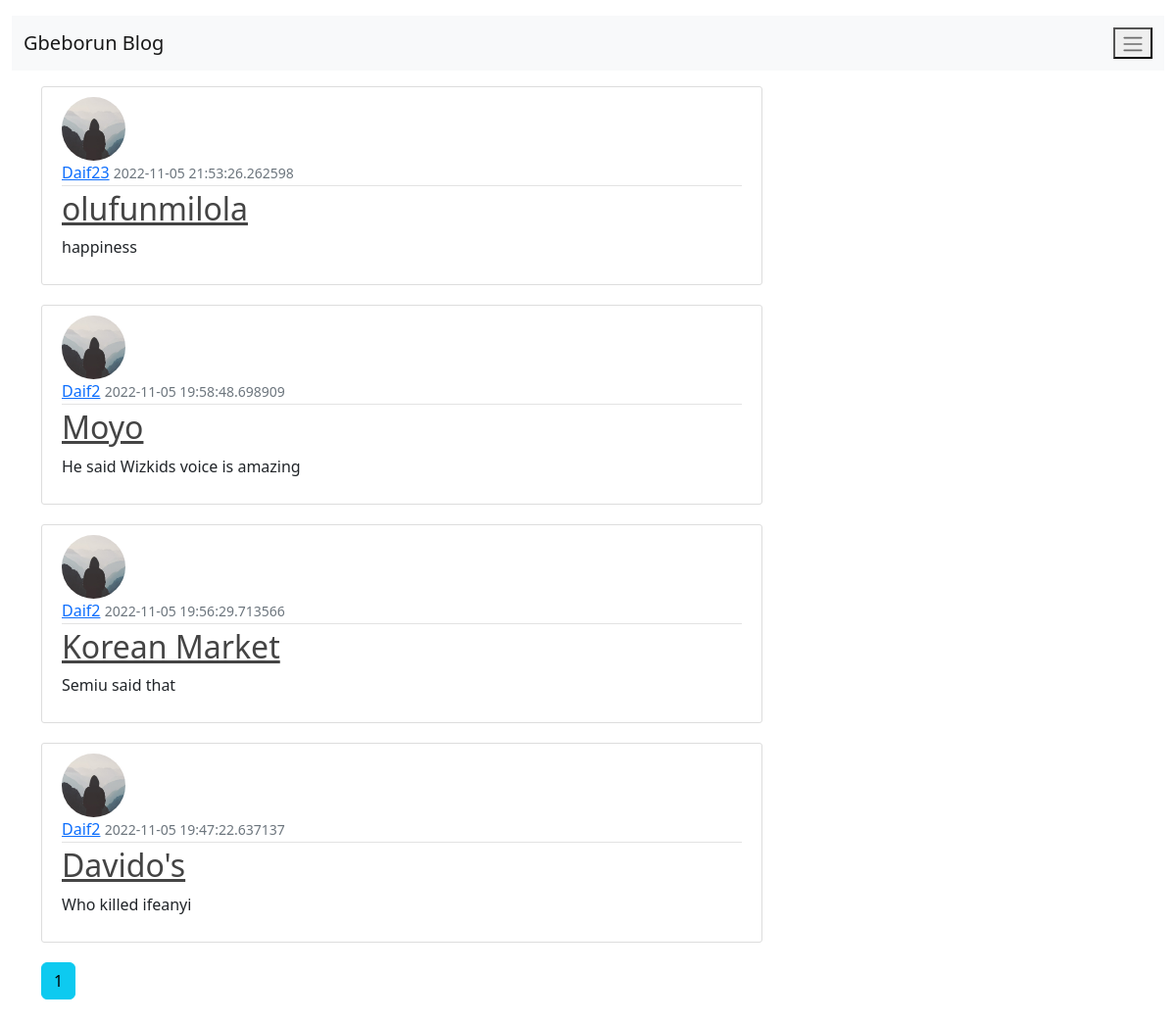
The page /home on the database its author committed.
### project/models.py (models this page shows, shortened)
class News(db.Model):
    id = db.Column(db.Integer(), primary_key=True)
    title = db.Column(db.String(100), nullable=False)
    date_posted = db.Column(db.String(), nullable=False, default=datetime.utcnow)
    content = db.Column(db.Text, nullable=False)
    user_id = db.Column(db.Integer(), db.ForeignKey("user.id"), nullable=False)

class User(db.Model, UserMixin):
    id = db.Column(db.Integer(), primary_key=True)
    username = db.Column(db.String(20), unique=True, nullable=False)
    email = db.Column(db.String(120), unique=True, nullable=False)
    image_file = db.Column(db.String(20), nullable=False, default="default.jpg")
    password = db.Column(db.String(60), nullable=False)
    news = db.relationship("News", backref="author", lazy=True)

### project/routes.py (the view)
@app.route("/")
@app.route("/home")
def home():
    page = request.args.get('page', 1, type=int)
    news = News.query.order_by(News.date_posted.desc()).paginate(page=page, per_page=5)
    return render_template("home.html", news=news)

### project/templates/home.html (shortened to what this page needs)
{% extends 'base.html' %}
{% block content %}
    {% for new in news.items %}
        <article class="media content-section">
            <img src="{{ url_for('static', filename='profile_pics/' + new.author.image_file) }}" class="rounded-circle article-img" alt="">
            <div class="media-body">
                <div class="article-metadata">
                    <a class="mr-2" href="{{ url_for('user_posts', username=new.author.username) }}">{{ new.author.username }}</a>
                    <small class="text-muted">{{ new.date_posted }}</small>
                </div>
                <h2><a class="article-title" href="{{ url_for('post', post_id=new.id) }}">{{ new.title }}</a></h2>
                <p class="article-content">{{ new.content }}</p>
            </div>
        </article>
    {% endfor %}
    {% for page_num in news.iter_pages(left_edge=1, right_edge=1, left_current=1, right_current=2) %}
        {% if page_num %}
            {% if news.page == page_num %}
                <a class="btn btn-info mb-4" href="{{ url_for('user_posts',username=current_user.username, page=page_num) }}">{{ page_num }}</a>
            {% else %}
                <a class="btn btn-outline-info mb-4" href="{{ url_for('user_posts',username=current_user.username, page=page_num) }}">{{ page_num }}</a>
            {%endif%}
        {%endif%}
    {% endfor %}
{% endblock %}

### project/templates/base.html (shortened to what this page needs)
<!doctype html>
<html lang="en">
  <head>
    <link rel="stylesheet" type="text/css" href="{{ url_for('static', filename='main.css') }}">
    <link href="https://cdn.jsdelivr.net/npm/bootstrap@5.2.1/dist/css/bootstrap.min.css" rel="stylesheet">
  </head>
  <body>
      <div class="container-fluid mt-3">
        <nav class="navbar navbar-expand-lg bg-light">
          <div class="container-fluid">
            <a class="navbar-brand" href="#">Gbeborun Blog</a>
            <button class="toggle" type="button" data-bs-toggle="offcanvas" data-bs-target="#demo" aria-controls="navbarNavAltMarkup" aria-expanded="flase" aria-label="Toggle navigation">
              <span class="navbar-toggler-icon"></span>
            </button>
          </div>
        </nav>
      </div>
    <main class="container mt-3" role="main">
      <div class="row">
        <div class="col-md-8">
            {% block content %}{% endblock %}
        </div>
    </main>
  </body>
</html>

### project/static/main.css (style rules this page uses)
body { background: #fafafa; color: #333333; margin-top: 5rem; }
h1, h2, h3, h4, h5, h6 { color: #444444; }
.content-section { background: #ffffff; padding: 10px 20px; border: 1px solid #dddddd; border-radius: 3px; margin-bottom: 20px; }
.article-title { color: #444444; }
.article-content { white-space: pre-line; }
.article-img { height: 65px; width: 65px; margin-right: 16px; }
.article-metadata { padding-bottom: 1px; margin-bottom: 4px; border-bottom: 1px solid #e3e3e3 }

### rows shown on the page
News: image_file (placeholder picture), author.username "Daif23", date_posted "2022-11-05 21:53:26.262598", title "olufunmilola", content "happiness"
News: image_file (placeholder picture), author.username "Daif2", date_posted "2022-11-05 19:58:48.698909", title "Moyo", content "He said Wizkids voice is amazing"
News: image_file (placeholder picture), author.username "Daif2", date_posted "2022-11-05 19:56:29.713566", title "Korean Market", content "Semiu said that"
News: image_file (placeholder picture), author.username "Daif2", date_posted "2022-11-05 19:47:22.637137", title "Davido's", content "Who killed ifeanyi"

### other values the page prints
{{ page_num }} "1"
